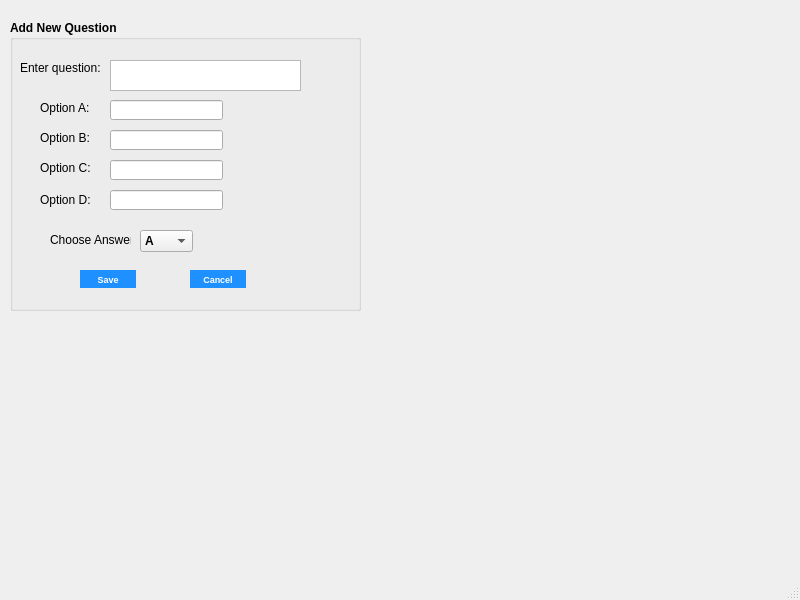
<?xml version="1.0" encoding="UTF-8"?>
<ui version="4.0">
 <class>AddQuestionWindow</class>
 <widget class="QMainWindow" name="AddQuestionWindow">
  <property name="geometry">
   <rect>
    <x>0</x>
    <y>0</y>
    <width>800</width>
    <height>600</height>
   </rect>
  </property>
  <property name="windowTitle">
   <string>MainWindow</string>
  </property>
  <widget class="QWidget" name="centralwidget">
   <widget class="QLabel" name="label">
    <property name="geometry">
     <rect>
      <x>200</x>
      <y>40</y>
      <width>171</width>
      <height>31</height>
     </rect>
    </property>
    <property name="font">
     <font>
      <bold>true</bold>
     </font>
    </property>
    <property name="text">
     <string/>
    </property>
   </widget>
   <widget class="QGroupBox" name="groupBox">
    <property name="geometry">
     <rect>
      <x>10</x>
      <y>20</y>
      <width>351</width>
      <height>291</height>
     </rect>
    </property>
    <property name="font">
     <font>
      <bold>true</bold>
     </font>
    </property>
    <property name="title">
     <string>Add New Question</string>
    </property>
    <widget class="QLabel" name="label_2">
     <property name="geometry">
      <rect>
       <x>10</x>
       <y>40</y>
       <width>81</width>
       <height>16</height>
      </rect>
     </property>
     <property name="font">
      <font>
       <bold>false</bold>
      </font>
     </property>
     <property name="text">
      <string>Enter question:</string>
     </property>
    </widget>
    <widget class="QTextEdit" name="txtQuestion">
     <property name="geometry">
      <rect>
       <x>100</x>
       <y>40</y>
       <width>191</width>
       <height>31</height>
      </rect>
     </property>
     <property name="html">
      <string>&lt;!DOCTYPE HTML PUBLIC &quot;-//W3C//DTD HTML 4.0//EN&quot; &quot;http://www.w3.org/TR/REC-html40/strict.dtd&quot;&gt;
&lt;html&gt;&lt;head&gt;&lt;meta name=&quot;qrichtext&quot; content=&quot;1&quot; /&gt;&lt;meta charset=&quot;utf-8&quot; /&gt;&lt;style type=&quot;text/css&quot;&gt;
p, li { white-space: pre-wrap; }
hr { height: 1px; border-width: 0; }
li.unchecked::marker { content: &quot;\2610&quot;; }
li.checked::marker { content: &quot;\2612&quot;; }
&lt;/style&gt;&lt;/head&gt;&lt;body style=&quot; font-family:'Segoe UI'; font-size:9pt; font-weight:700; font-style:normal;&quot;&gt;
&lt;p style=&quot;-qt-paragraph-type:empty; margin-top:0px; margin-bottom:0px; margin-left:0px; margin-right:0px; -qt-block-indent:0; text-indent:0px; font-weight:400;&quot;&gt;&lt;br /&gt;&lt;/p&gt;&lt;/body&gt;&lt;/html&gt;</string>
     </property>
    </widget>
    <widget class="QLineEdit" name="optA">
     <property name="geometry">
      <rect>
       <x>100</x>
       <y>80</y>
       <width>113</width>
       <height>20</height>
      </rect>
     </property>
     <property name="text">
      <string/>
     </property>
    </widget>
    <widget class="QLineEdit" name="optB">
     <property name="geometry">
      <rect>
       <x>100</x>
       <y>110</y>
       <width>113</width>
       <height>20</height>
      </rect>
     </property>
     <property name="text">
      <string/>
     </property>
    </widget>
    <widget class="QLineEdit" name="optC">
     <property name="geometry">
      <rect>
       <x>100</x>
       <y>140</y>
       <width>113</width>
       <height>20</height>
      </rect>
     </property>
     <property name="text">
      <string/>
     </property>
    </widget>
    <widget class="QLineEdit" name="optD">
     <property name="geometry">
      <rect>
       <x>100</x>
       <y>170</y>
       <width>113</width>
       <height>20</height>
      </rect>
     </property>
     <property name="text">
      <string/>
     </property>
    </widget>
    <widget class="QComboBox" name="comboCorrect">
     <property name="geometry">
      <rect>
       <x>130</x>
       <y>210</y>
       <width>53</width>
       <height>22</height>
      </rect>
     </property>
     <item>
      <property name="text">
       <string>A</string>
      </property>
     </item>
     <item>
      <property name="text">
       <string>B</string>
      </property>
     </item>
     <item>
      <property name="text">
       <string>C</string>
      </property>
     </item>
     <item>
      <property name="text">
       <string>D</string>
      </property>
     </item>
    </widget>
    <widget class="QPushButton" name="btnSave">
     <property name="geometry">
      <rect>
       <x>70</x>
       <y>250</y>
       <width>56</width>
       <height>18</height>
      </rect>
     </property>
     <property name="styleSheet">
      <string notr="true">QPushButton {
    background-color: #1E90FF;  
    color: white;                
    font-size: 9px;
    border-radius: 10px;
    padding: 2px 2px;
}

QPushButton:hover {
    background-color: #187bcd;   
}
</string>
     </property>
     <property name="text">
      <string>Save</string>
     </property>
    </widget>
    <widget class="QPushButton" name="btnCancel">
     <property name="geometry">
      <rect>
       <x>180</x>
       <y>250</y>
       <width>56</width>
       <height>18</height>
      </rect>
     </property>
     <property name="styleSheet">
      <string notr="true">QPushButton {
    background-color: #1E90FF;  
    color: white;                
    font-size: 9px;
    border-radius: 10px;
    padding: 2px 2px;
}

QPushButton:hover {
    background-color: #187bcd;   
}</string>
     </property>
     <property name="text">
      <string>Cancel</string>
     </property>
    </widget>
    <widget class="QLabel" name="label_3">
     <property name="geometry">
      <rect>
       <x>30</x>
       <y>80</y>
       <width>51</width>
       <height>16</height>
      </rect>
     </property>
     <property name="font">
      <font>
       <bold>false</bold>
      </font>
     </property>
     <property name="text">
      <string>Option A:</string>
     </property>
    </widget>
    <widget class="QLabel" name="label_4">
     <property name="geometry">
      <rect>
       <x>30</x>
       <y>110</y>
       <width>51</width>
       <height>16</height>
      </rect>
     </property>
     <property name="font">
      <font>
       <bold>false</bold>
      </font>
     </property>
     <property name="text">
      <string>Option B:</string>
     </property>
    </widget>
    <widget class="QLabel" name="label_5">
     <property name="geometry">
      <rect>
       <x>30</x>
       <y>140</y>
       <width>51</width>
       <height>16</height>
      </rect>
     </property>
     <property name="font">
      <font>
       <bold>false</bold>
      </font>
     </property>
     <property name="text">
      <string>Option C:</string>
     </property>
    </widget>
    <widget class="QLabel" name="label_6">
     <property name="geometry">
      <rect>
       <x>30</x>
       <y>170</y>
       <width>51</width>
       <height>20</height>
      </rect>
     </property>
     <property name="font">
      <font>
       <bold>false</bold>
      </font>
     </property>
     <property name="text">
      <string>Option D:</string>
     </property>
    </widget>
    <widget class="QLabel" name="label_7">
     <property name="geometry">
      <rect>
       <x>40</x>
       <y>210</y>
       <width>81</width>
       <height>20</height>
      </rect>
     </property>
     <property name="font">
      <font>
       <bold>false</bold>
      </font>
     </property>
     <property name="text">
      <string>Choose Answer:</string>
     </property>
    </widget>
   </widget>
  </widget>
  <widget class="QMenuBar" name="menubar">
   <property name="geometry">
    <rect>
     <x>0</x>
     <y>0</y>
     <width>800</width>
     <height>18</height>
    </rect>
   </property>
  </widget>
  <widget class="QStatusBar" name="statusbar"/>
 </widget>
 <resources/>
 <connections/>
</ui>
